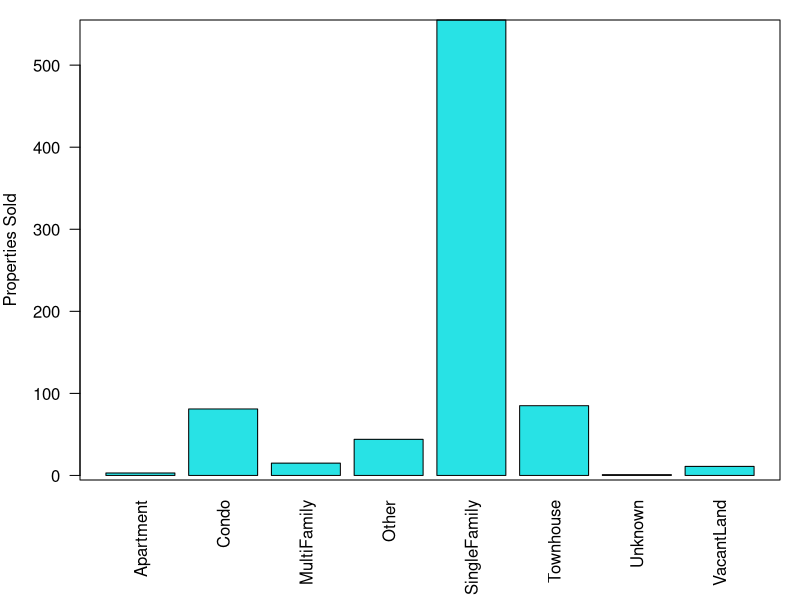
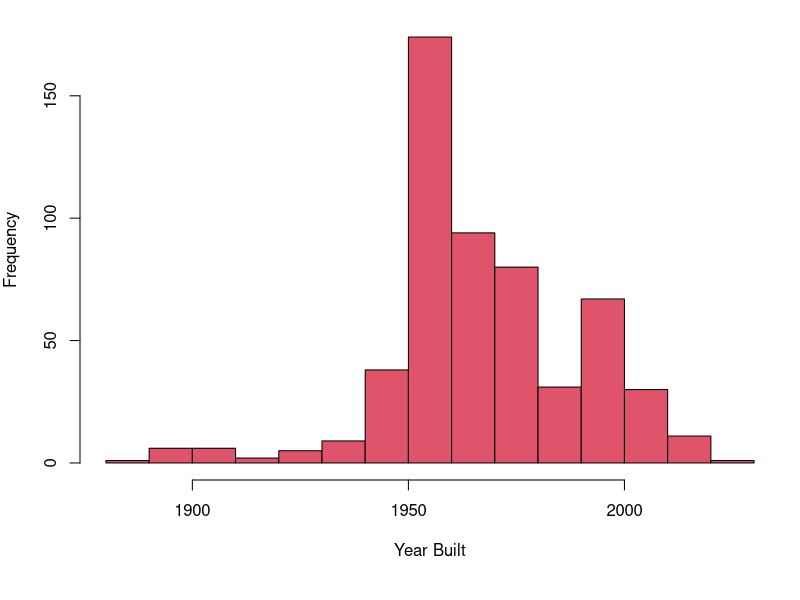
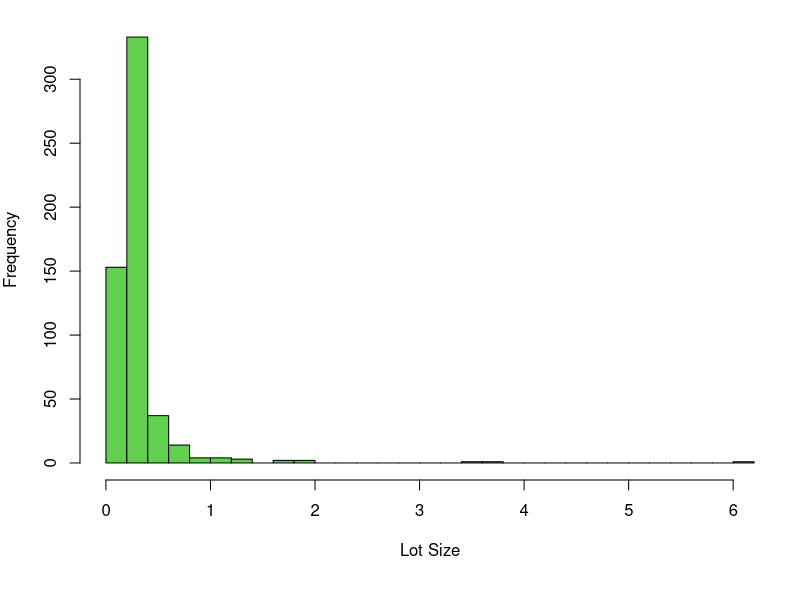
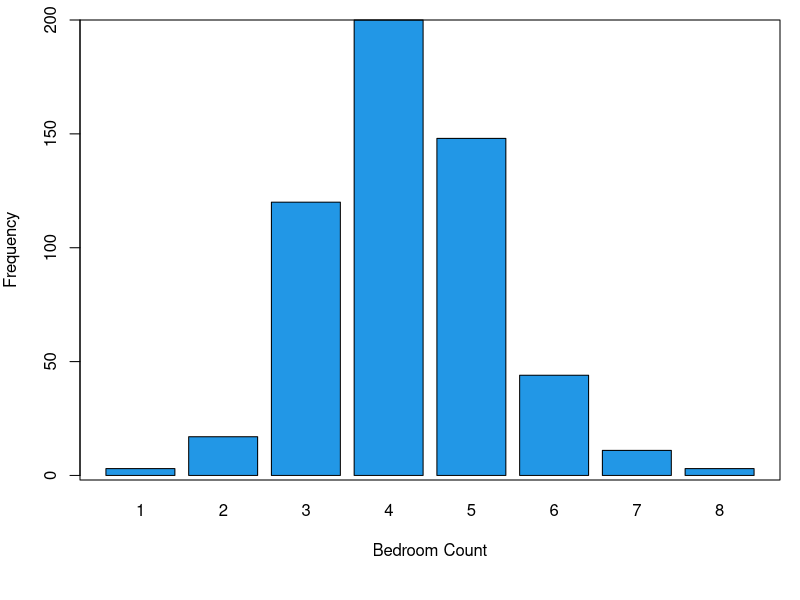
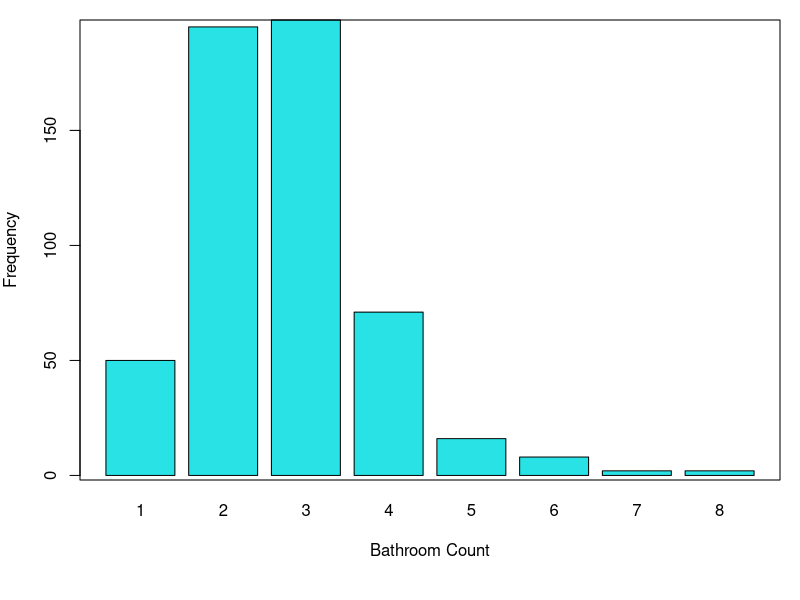
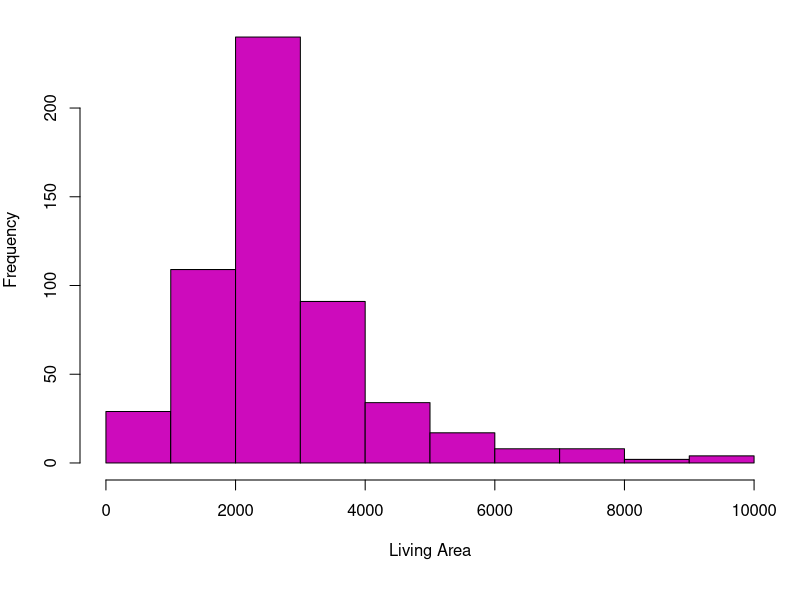
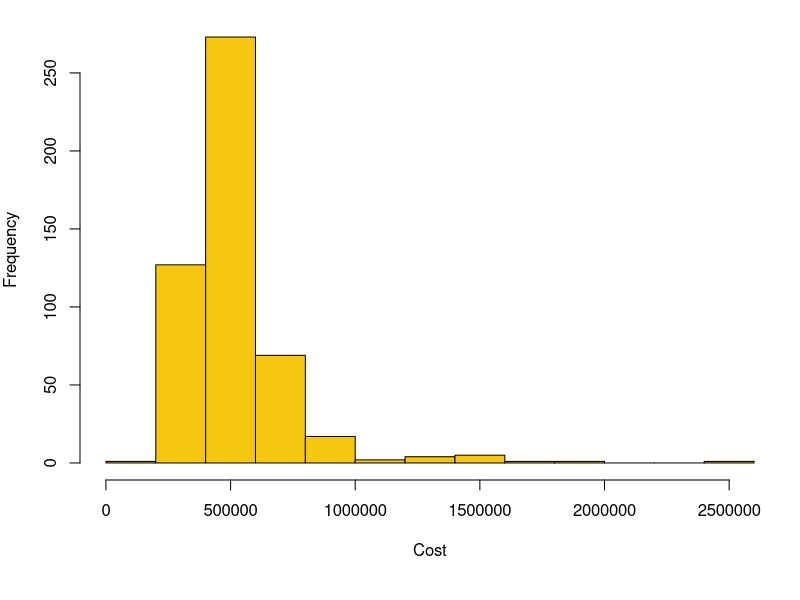
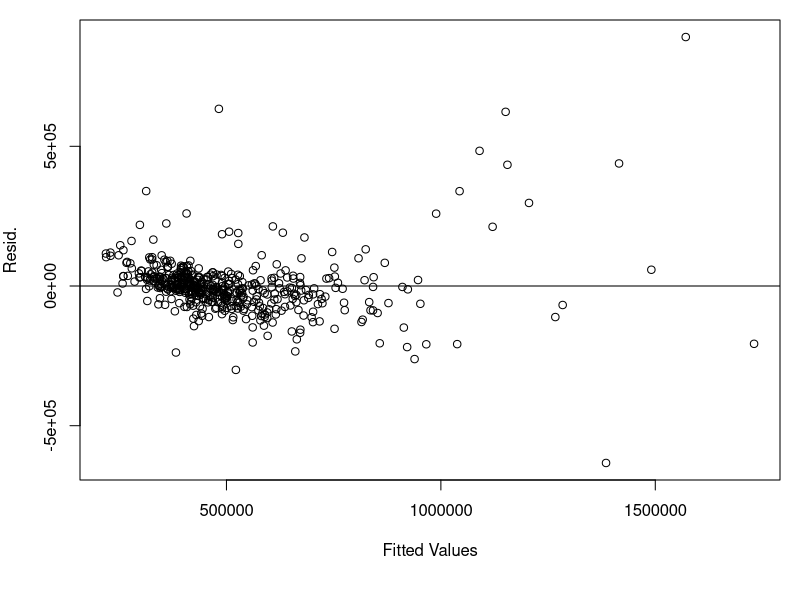

The R source for these figures, in order:
## ---- chunk 1
knitr::opts_chunk$set(echo = TRUE)
## ---- chunk 2
df = read.csv("Bountiful_UT_3-25-2021.csv")
df$Type[is.na(df$Type)] = "Other"
tbl = table(df$Type)
par0 = par()
par(mar=c(6,4,1,1))
barplot(tbl, las=2, col = 5, ylab = "Properties Sold")
box()
## ---- chunk 3
myfunc1 = function(l){
  if(grepl("Acres", l)){
    return(as.numeric(strsplit(l, " ")[[1]][1]))
  }
  if(grepl("sqft", l)){
    sqft = as.numeric(gsub(",", "",strsplit(l, " ")[[1]][1]))
    return(sqft/43560)
  }
  if(is.na(l)){return(NA)}
}
df$Lot = sapply(df$Lot, myfunc1)
df$Area = as.numeric(gsub(",", "", df$Area))
df$Cost = as.numeric(gsub("\\$", "", gsub(",", "", df$Cost)))

houses = df[df$Type == "SingleFamily",2:7]
houses$Lot = as.numeric(houses$Lot)
names(houses)
## ---- chunk 4
hist(houses$Built[!is.na(houses$Built)], col=2,
     xlab = "Year Built", main = "")
## ---- chunk 5
hist(houses$Lot, breaks = 30, col=3, 
     xlab = "Lot Size", main = "")
## ---- chunk 6
houses[houses$Lot > 3,]
## ---- chunk 7
houses = houses[houses$Lot <= 3,]
## ---- chunk 8
barplot(table(houses$Bed), col=4,
        xlab = "Bedroom Count", ylab = "Frequency")
box()
## ---- chunk 9
houses[is.na(houses$Bed),]
## ---- chunk 10
houses = houses[!is.na(houses$Bed),]
## ---- chunk 11
barplot(table(houses$Bath), col=5,
        xlab = "Bathroom Count", ylab = "Frequency")
box()
## ---- chunk 12
houses[is.na(houses$Bath),]
## ---- chunk 13
houses = houses[!is.na(houses$Bath),]
## ---- chunk 14
hist(houses$Area, col=6,
     xlab = "Living Area", main="")
## ---- chunk 15
min(houses$Area)
## ---- chunk 16
houses = houses[!is.na(houses$Cost),]
row.names(houses) = 1:dim(houses)[1]
hist(houses$Cost, col=7,
     xlab = "Cost", main="")
## ---- chunk 17
mdl = lm(Cost ~ Built + Lot + Bed + Bath + Area, data=houses)
summary(mdl)
## ---- chunk 18
plot(mdl$residuals ~ mdl$fitted.values, 
     xlab = "Fitted Values", ylab = "Resid.")
abline(h=0)
## ---- chunk 19
c1 = lm(Cost ~ Lot + Bed + Bath + Area, data=houses)$residuals
x1 = lm(Built ~ Lot + Bed + Bath + Area, data=houses)$residuals
m1 = lm(c1 ~ 0 + x1)
plot(c1 ~ x1, xlab="Built | Lot, Bed, Bath, Area",
     ylab = "Cost | Lot, Bed, Bath, Area", col=2)
abline(m1)
## ---- chunk 20
c1 = lm(Cost ~ Built + Bed + Bath + Area, data=houses)$residuals
x1 = lm(Lot ~ Built + Bed + Bath + Area, data=houses)$residuals
m1 = lm(c1 ~ 0 + x1)
plot(c1 ~ x1, xlab="Lot | Built, Bed, Bath, Area",
     ylab = "Cost | Built, Bed, Bath, Area", col=3)
abline(m1)
## ---- chunk 21
c1 = lm(Cost ~ Built + Lot + Bath + Area, data=houses)$residuals
x1 = lm(Bed ~ Built + Lot + Bath + Area, data=houses)$residuals
m1 = lm(c1 ~ 0 + x1)
plot(c1 ~ x1, xlab="Bed | Built, Lot, Bath, Area",
     ylab = "Cost | Built, Lot, Bath, Area", col=4)
abline(m1)
## ---- chunk 22
c1 = lm(Cost ~ Built + Lot + Bed + Area, data=houses)$residuals
x1 = lm(Bath ~ Built + Lot + Bed + Area, data=houses)$residuals
m1 = lm(c1 ~ 0 + x1)
plot(c1 ~ x1, xlab="Bath | Built, Lot, Bed, Area",
     ylab = "Cost | Built, Lot, Bed, Area",col=5)
abline(m1)
## ---- chunk 23
c1 = lm(Cost ~ Built + Lot + Bed + Bath, data=houses)$residuals
x1 = lm(Area ~ Built + Lot + Bed + Bath, data=houses)$residuals
m1 = lm(c1 ~ 0 + x1)
plot(c1 ~ x1, xlab="Area | Built, Lot, Bed, Bath",
     ylab = "Cost | Built, Lot, Bed, Bath",col=6)
abline(m1)
## ---- chunk 24
plot(m1$residuals ~ x1, ylab = "Resid.",
     xlab="Area | Built, Lot, Bed, Bath",col=6)
abline(h=0)
## ---- chunk 25
mdl2 = lm(Cost ~ Built + Lot + Bed + Bath + Area + I(Area^2), data=houses)
plot(mdl2$residuals ~ mdl2$fitted.values, ylab = "Resid.",
     xlab="Fitted Values")
abline(h=0)
## ---- chunk 26
summary(mdl2)
## ---- chunk 27
hist(mdl2$residuals, breaks = 30,
     xlab = "Residuals", main = "", col=7)
